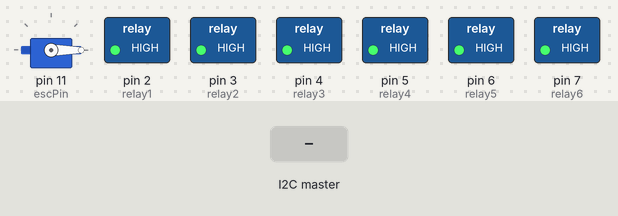
The sketch below on a simulated Arduino Uno, built with avr-gcc and run on an emulated ATmega328P. Parts: servo, switched loads named in the sketch (green lamp = pin HIGH). Inputs (shaded band) come from the test bench.

Above: at 8.2 s.
8.3 s: the I2C master sends the byte 90
At 9.1 s:
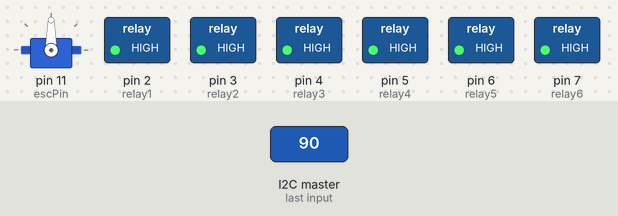
9.8 s: the I2C master sends the byte 200
At 10.3 s:
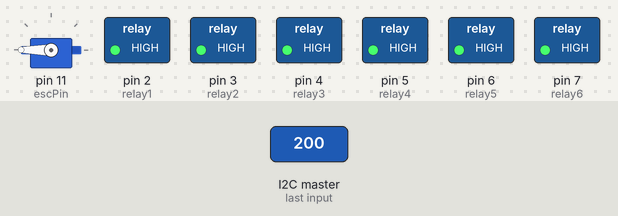
11.3 s: the I2C master sends the byte 0
At 12.6 s:
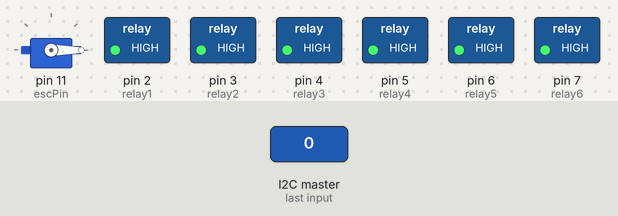
Timing chart, 0 to 14.3 s (numbered marks = the images above; inputs shaded):
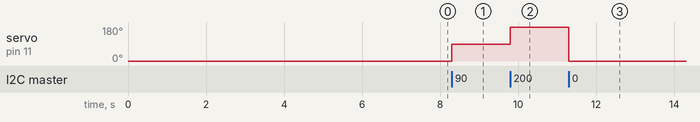

The sketch:

ESCTester.ino
```cpp
#include <Servo.h>
#include <Wire.h>

Servo ESC;     // create servo object to control the ESC
int potValue;  // value from the analog pin
const int escPin = 11;
const int relay1 = 2;
const int relay2 = 3;
const int relay3 = 4;
const int relay4 = 5;
const int relay5 = 6;
const int relay6 = 7;

void setup() {
  ESC.attach(escPin, 1000, 2000); // (pin, min pulse width, max pulse width in microseconds)
  Wire.begin(4);                // join i2c bus with address #4
  Wire.onReceive(receiveEvent); // register event
  ESC.write(0);
  delay(7000);

  pinMode(relay1, OUTPUT);
  pinMode(relay2, OUTPUT);
  pinMode(relay3, OUTPUT);
  pinMode(relay4, OUTPUT);
  pinMode(relay5, OUTPUT);
  pinMode(relay6, OUTPUT);
  digitalWrite(relay6, HIGH);
  digitalWrite(relay5, HIGH);
  digitalWrite(relay4, HIGH);
  digitalWrite(relay3, HIGH);
  digitalWrite(relay2, HIGH);
  digitalWrite(relay1, HIGH);
}
void loop() {
  delay(100);
}

void receiveEvent(int howMany)
{
  int s = Wire.read();    // receive byte as an integer
  ESC.write(s);
}
```

Measured:
- after the input at 8.3 s, servo on pin 11 (escPin): 0° → 90° at once
- after the input at 9.8 s, servo on pin 11 (escPin): 90° → 180° at once
- after the input at 11.3 s, servo on pin 11 (escPin): 180° → 0° at once
